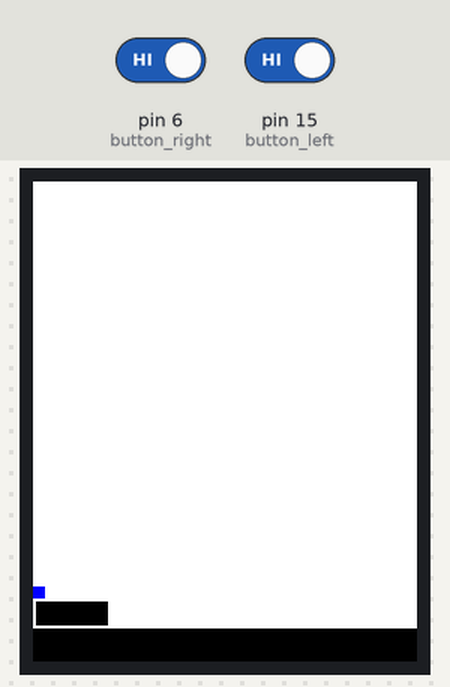
A program run on a simulated MicroPython board. On the bench: 128×160 colour display. The inputs (shaded band) are chosen by the test bench; at power-on: pin 6 (button_right) LOW, pin 15 (button_left) LOW. Random numbers come from a fixed seed; library files of the repository ran but are not shown: st7735.py, sysfont.py.

1.3 s: pin 6 (button_right) driven HIGH and pin 15 (button_left) driven HIGH
Above: at 1.8 s.
Timing chart, 0 to 4.3 s (numbered marks = the images above; inputs shaded):
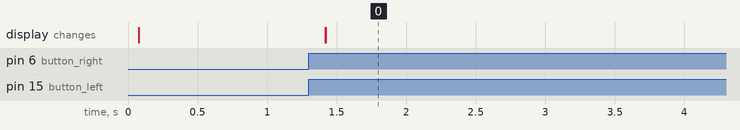

The program:

main.py
```python
from st7735 import TFT    # 128*160
from machine import SPI, Pin
import utime
import urandom
from sysfont import sysfont

button_left = Pin(15, Pin.IN, Pin.PULL_DOWN)
button_right = Pin(6, Pin.IN, Pin.PULL_DOWN)
spi = SPI(1, baudrate = 20000000, polarity = 0, phase = 0, sck=Pin(14), mosi=Pin(11), miso=Pin(12))
tft = TFT(spi, 16, 17, 18)
tft.initr()
tft.rgb(True)

color_back = tft.WHITE
color_pad = tft.BLACK
color_ball = tft.BLUE

d_width = 128
p_width = 25
p_height = 8
b_width = 4
ypos = 140

def wait():
    while button_right.value() or button_left.value():
        utime.sleep(0.1)
    while not (button_left.value() or button_right.value()):
        utime.sleep(0.1)

def mv_paddle_left():
    global p_oldx
    if p_oldx >= 0:
        tft.fillrect((p_oldx + p_width, ypos), (1, p_height), color_back) # clear old paddle
        tft.fillrect((p_oldx, ypos), (1, p_height), color_pad)            # draw new paddle
        p_oldx -= 1

def mv_paddle_right():
    global p_oldx
    if p_oldx < d_width - p_width:
        tft.fillrect((p_oldx, ypos), (1, p_height), color_back)           # clear old paddle
        tft.fillrect((p_oldx + p_width, ypos), (1, p_height), color_pad)  # draw new paddle
        p_oldx += 1

def mv_ball(dx, dy):
    global ball_dx, ball_dy, ball_oldx, ball_oldy, points
    tft.fillrect((ball_oldx, ball_oldy), (b_width, b_width), color_back)
    if dx > 0:
        if ball_oldx + dx < d_width -b_width:
            ball_oldx += dx
        else:
            ball_dx = -dx
    if dx < 0:
        if ball_oldx + dx >= 0:
            ball_oldx += dx
        else:
            ball_dx = -dx
    if dy > 0:
        if ball_oldy + dy < ypos - b_width:
            ball_oldy += dy
        else:
            ball_dy = -dy
            distance_to_paddle = (p_oldx + (p_width - b_width) // 2 - ball_oldx)
            if abs(distance_to_paddle) < p_width // 2:
                ball_dx += distance_to_paddle / p_width
                points += 1
                tft.text((5, ypos + 10), f"Points: {points}", tft.RED, sysfont, 1)
            else:
                global dead
                dead = True
    if dy < 0:
        if ball_oldy + dy >= 0:
            ball_oldy += dy
        else:
            ball_dy = -dy
    tft.fillrect((ball_oldx, ball_oldy), (b_width, b_width), color_ball)

tft.fill(tft.BLACK)
while True:
    tft.text((2, 100), "press any key to play", tft.WHITE, sysfont, 1)
    wait()
    ball_dx = urandom.uniform(-1, 1)
    ball_dy = -1
    points = 0
    dead = False
    p_oldx = 0
    ball_oldx = 0
    ball_oldy = ypos - b_width
    tft.fill(color_back)
    tft.fillrect((p_oldx, ypos), (p_width , p_height), color_pad)
    tft.fillrect((0, ypos + 9), (d_width, 11), tft.BLACK)
    while dead == False:
        mv_ball(ball_dx, ball_dy)
        if button_left.value():
            mv_paddle_left()
        if button_right.value():
            mv_paddle_right()
            if button_left.value():  # pause
                wait()
        utime.sleep(0.004)
    tft.fillrect((0, 0), (d_width, ypos + 10), tft.BLACK)
    tft.text((5, 60), "You lost!", tft.RED, sysfont, 2.5)
spi.deinit()
```

Measured:
- after the input at 1.3 s, the display: first changes after 0.12 s (image 0 shows a later state)
